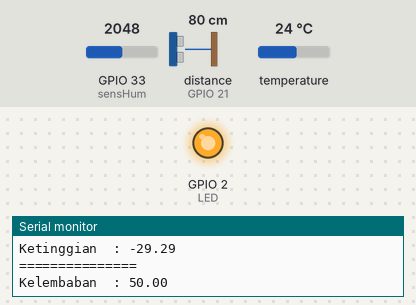
This sketch was run on a simulated ESP32. Shown: output pins drawn as LEDs (lit = HIGH), the last lines printed to the serial monitor. Wiring (inferred from the names in the program): ultrasonic range finder: trigger GPIO 22; echo GPIO 21. The test bench sets the inputs (shaded band); at power-on: GPIO 33 (sensHum) = 2048, distance to the obstacle (sensor on GPIO 21) 80 cm, temperature 24 °C. The echo pulse lasts 58.3 µs per cm; WiFi joins after 1.5 s; servers stay silent unless stated; uploads are accepted with an empty reply; pins used as bus, display or sensor lines are not drawn.

Above: at 18.3 s.
At 33.2 s:
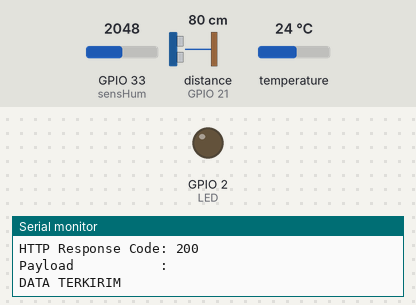
Timing chart, 0 to 44.0 s (numbered marks = the images above):
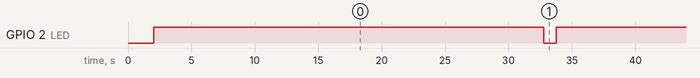

Measured:
- by itself, GPIO 2 (LED): alternates HIGH for 29.8 s and LOW for 1.0 s

The sketch:

cabeIOT.ino
```cpp
#include <ArduinoJson.h>
#include <HTTPClient.h>
#include <WiFi.h>
#include <OneWire.h>
#include <DallasTemperature.h>

//Wifi Parameter
  const char* SSID = "Playstation 5 ";    //Nama WiFi
  const char* PASS = "janganshare";    //Password WiFi

//Variabel Pin Relay
  #define R1 12
  #define R2 13
  #define sensSuhu 32
  #define sensHum 33
  #define LED 2

  //Ultrasnik
  #define soundSpeed 0.034
  const int trigPin = 22;
  const int echoPin = 21;

//Jarak
  long duration;
  float jarakCm;
  float tinggian;
  float tinggiEm=50;    //Tinggi Ember/ Jarak Sensor Ultrasonik dgn dasar ember

int intMonitor = 30000;
long prevMilMon;
long currMilMon;

//Config Sensor Suhu
  OneWire oneWire(sensSuhu);
  DallasTemperature sensorSuhu(&oneWire);
  float suhuOut;

float lembab;

void setup() {
  Serial.begin(115200);

  pinMode(trigPin,OUTPUT);
  pinMode(echoPin,INPUT);

  pinMode(R1,OUTPUT);
  pinMode(R2,OUTPUT);
  pinMode(LED,OUTPUT);

  Serial.println();
  Serial.print("Koneksi ke: ");Serial.println(SSID);
  WiFi.begin(SSID,PASS);
  while(WiFi.status() != WL_CONNECTED){
    delay(1000);
    Serial.print(".");
    digitalWrite(LED,LOW);
  }
  Serial.println("===WIFI TERKONEKSI===");
  Serial.print("IP: ");Serial.println(WiFi.localIP());
  sensorSuhu.begin();
  digitalWrite(R1,HIGH);  //LOW
  digitalWrite(R2,HIGH);  //LOW
  digitalWrite(LED,HIGH);
  delay(2000);
}

void loop() {
  currMilMon = millis();
  getKelembaban();
  getSuhu();
  getJarak();
  getKontrol();

  if(currMilMon - prevMilMon > intMonitor){
    Serial.println();
    sendData();
    prevMilMon = currMilMon;
  }
  Serial.println("===============");
  delay(1000);
}

void getSuhu(){
  sensorSuhu.requestTemperatures();
  suhuOut = sensorSuhu.getTempCByIndex(0);
  Serial.print("Suhu        : ");Serial.println(suhuOut);
}

void getKelembaban(){
  lembab = analogRead(sensHum);
  lembab = map(lembab,0,4095,100,0);
  Serial.print("Kelembaban  : ");Serial.println(lembab);
}

void getJarak(){
  digitalWrite(trigPin,LOW);
  delayMicroseconds(2);
  digitalWrite(trigPin,HIGH);
  delayMicroseconds(10);
  digitalWrite(trigPin,LOW);
  duration = pulseIn(echoPin,HIGH);
  jarakCm = duration * soundSpeed/2;
  Serial.print("Jarak       : ");Serial.println(jarakCm);
  tinggian = tinggiEm - jarakCm;
  Serial.print("Ketinggian  : ");Serial.println(tinggian);
}

void getKontrol(){
  if(WiFi.status() == WL_CONNECTED){
    HTTPClient http;
    http.begin("http://farming-fahri.000webhostapp.com/getLed.php");
    int httpcode = http.GET();

    if(httpcode > 0){
      const size_t capacity = JSON_ARRAY_SIZE(2) + JSON_OBJECT_SIZE(4) + 20;
      DynamicJsonDocument doc(capacity);

      String json = http.getString();
      deserializeJson(doc, json);

      const char* id1 = doc[0]["id"];
      const char* nilai1 = doc[0]["nilai"];
      const char* id2 = doc[1]["id"];
      const char* nilai2 = doc[1]["nilai"];

      //Print Serial
      Serial.print("ID1      : ");Serial.println(id1);
      Serial.print("Kondisi1 : ");Serial.println(nilai1);
      Serial.print("ID2      : ");Serial.println(id2);
      Serial.print("Kondisi2 : ");Serial.println(nilai2);

      if(doc[0]["nilai"] == "1"){
        digitalWrite(R1,HIGH);
      }
      else {
        digitalWrite(R1,LOW);
      }
      if(doc[1]["nilai"] == "1"){
        digitalWrite(R2,HIGH);
      }
      else{
        digitalWrite(R2,LOW);
      }
    }
  }
}

void sendData(){
   if(WiFi.status() == WL_CONNECTED){
    WiFiClient client;
    HTTPClient http;

    String httpReqData = "suhu=" + String(suhuOut) + "&kelembaban=" + String(lembab) + "&tinggian=" + String(tinggian);

    http.begin("http://farming-fahri.000webhostapp.com/insertDB.php");

    http.addHeader("Content-Type", "application/x-www-form-urlencoded");

    Serial.print("HTTP REQ Data: "); Serial.println(httpReqData);

    int httpResponCode = http.POST(httpReqData);
    String payload = http.getString();

    if(httpResponCode > 0){
      Serial.print("HTTP Response Code: ");Serial.println(httpResponCode);
      Serial.print("Payload           : ");Serial.println(payload);
      Serial.println("DATA TERKIRIM");
      digitalWrite(LED,LOW);
      delay(1000);
      digitalWrite(LED,HIGH);
    }
    else{
      Serial.print("ERROR CODE  :");Serial.println(httpResponCode);
      Serial.print("Payload     : ");Serial.println(payload);
      Serial.println("GAGAL TERKIRIM");
      digitalWrite(LED,LOW);
      delay(300);
      digitalWrite(LED,HIGH);
      delay(300);
      digitalWrite(LED,LOW);
      delay(300);
      digitalWrite(LED,HIGH);
    }

    http.end();
   }
}
```
